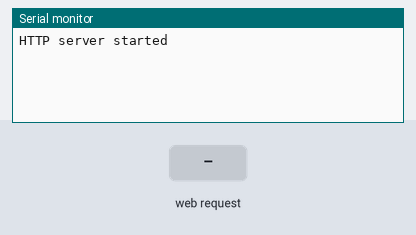
The sketch below on a simulated ESP8266 (NodeMCU). On the bench: the last lines printed to the serial monitor. The inputs (shaded band) are chosen by the test bench.

Above: at 1.3 s.
1.4 s: HTTP request GET / received
At 1.9 s:
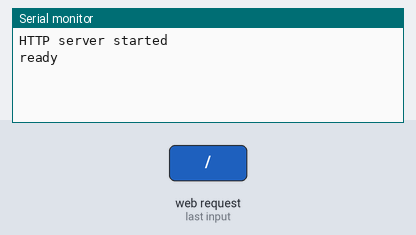
2.9 s: HTTP request GET /forward received
At 4.1 s:
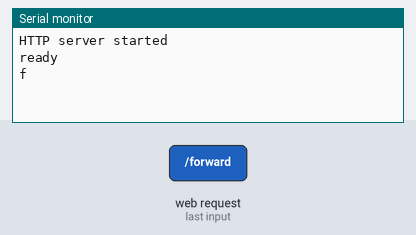
4.4 s: HTTP request GET /backward received
At 5.4 s:
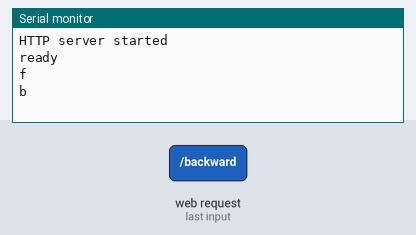
5.9 s: HTTP request GET /stop received
At 6.5 s:
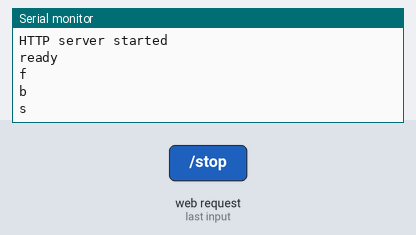

The sketch:

wifi_server.ino
```cpp
#include <ESP8266WiFi.h>
#include <ESP8266WebServer.h>

const char* ssid = "Duncan-wifi-car";
const char* password = "literally1987";

IPAddress local_ip(192,168,1,1);
IPAddress gateway(192,168,1,1);
IPAddress subnet(255,255,255,0);

ESP8266WebServer server(80);

void setup() {
  Serial.begin(9600);

  WiFi.softAP(ssid, password);
  WiFi.softAPConfig(local_ip, gateway, subnet);
  delay(100);

  server.on("/", handle_OnConnect);
  server.on("/forward", handle_forward);
  server.on("/backward", handle_backward);
  server.on("/stop", handle_stop);
  server.onNotFound(handle_NotFound);

  server.begin();
  Serial.println("HTTP server started");
}
void loop() {
  server.handleClient();
}

void handle_stop() {
  Serial.println("s\n");
  server.send(200, "text/html", SendHTML());
}
void handle_OnConnect() {
  Serial.println("ready\n");
  server.send(200, "text/html", SendHTML());
}

void handle_forward() {
  Serial.println("f\n");
  server.send(200, "text/html", SendHTML());
}

void handle_backward() {
  Serial.println("b\n");
  server.send(200, "text/html", SendHTML());
}

void handle_NotFound(){
  server.send(404, "text/plain", "Not found");
}

String SendHTML(){
  String ptr = "<!DOCTYPE html> <html>\n";
  ptr +="<head><meta name=\"viewport\" content=\"width=device-width, initial-scale=1.0, user-scalable=no\">\n";
  ptr +="<title>ESP8266 Web Server</title>\n";
  ptr +="<style>html { font-family: Helvetica; display: inline-block; margin: 0px auto; text-align: center;}\n";
  ptr +="body{margin-top: 50px;} h1 {color: #444444;margin: 50px auto 30px;} h3 {color: #444444;margin-bottom: 50px;}\n";
  ptr +=".button {display: block;width: 80px;background-color: #1abc9c;border: none;color: white;padding: 13px 30px;text-decoration: none;font-size: 25px;margin: 0px auto 35px;cursor: pointer;border-radius: 4px;}\n";
  ptr +=".button-on {background-color: #1abc9c;}\n";
  ptr +=".button-on:active {background-color: #16a085;}\n";
  ptr +=".button-off {background-color: #34495e;}\n";
  ptr +=".button-off:active {background-color: #2c3e50;}\n";
  ptr +="p {font-size: 14px;color: #888;margin-bottom: 10px;}\n";
  ptr +="</style>\n";
  ptr +="</head>\n";
  ptr +="<body>\n";
  ptr +="<h1>Controls</h1>\n";
  ptr +="<a class=\"button\" href=\"/forward\">Forward</a>\n";
  ptr +="<a class=\"button\" href=\"/backward\">Backward</a>\n";
  ptr +="<a class=\"button\" href=\"/stop\">Stop</a>\n";
  ptr +="</body>\n";
  ptr +="</html>\n";
  return ptr;
}
```

Measured:
- after the input at 1.4 s, the serial monitor: prints a new line at once (image 1)
- after the input at 2.9 s, the serial monitor: prints a new line at once (image 2)
- after the input at 4.4 s, the serial monitor: prints a new line at once (image 3)
- after the input at 5.9 s, the serial monitor: prints a new line at once (image 4)
